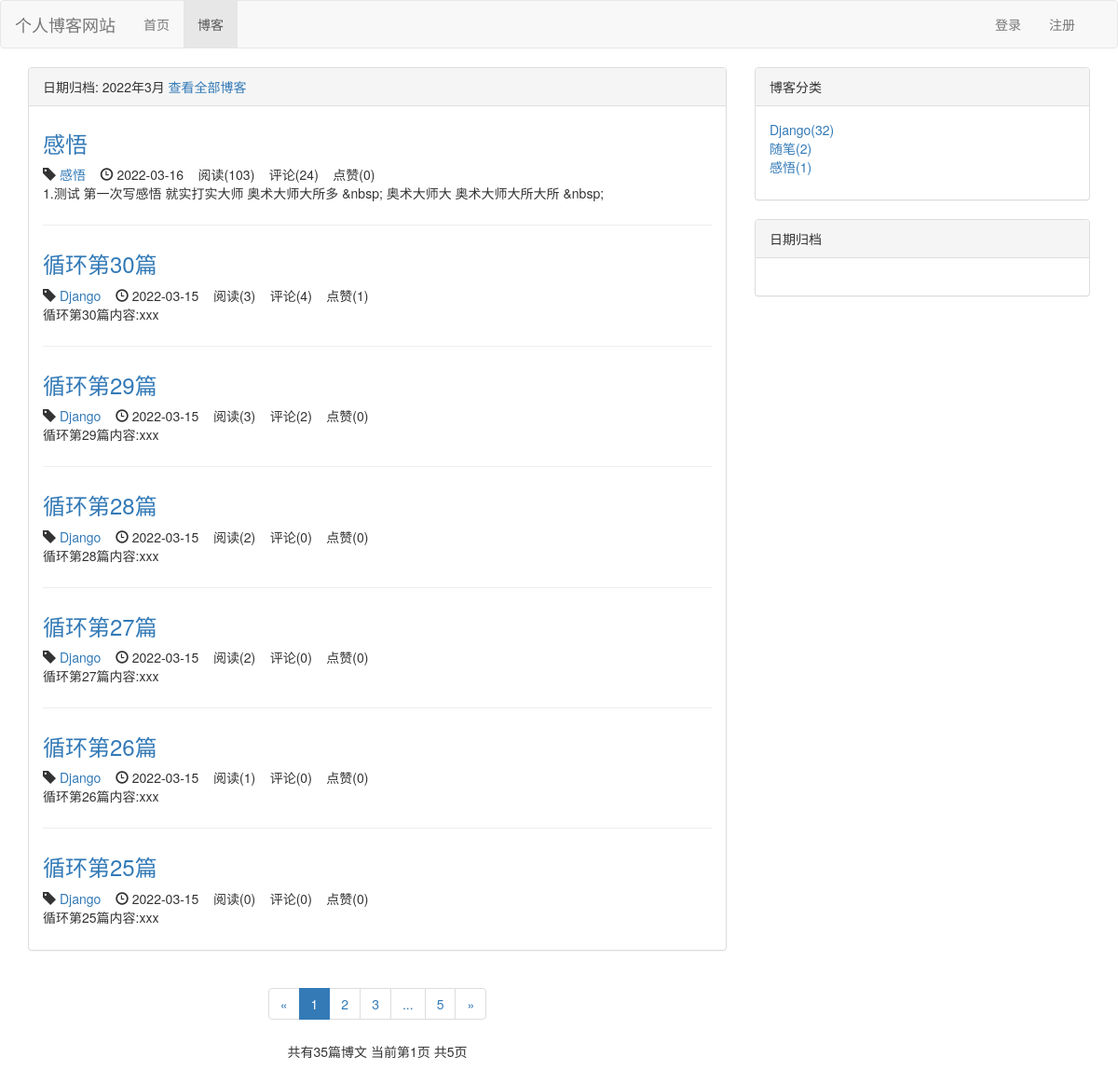
Page /blog/date/2022/3 on the committed database.
### blog/models.py (models this page shows, shortened)
class Blog(models.Model, ReadNumExpandMethod):
    title = models.CharField(max_length=50)
    blog_type = models.ForeignKey(BlogType, on_delete=models.CASCADE)
    content = RichTextUploadingField()
    author = models.ForeignKey(User, on_delete=models.CASCADE)
    create_time = models.DateTimeField(auto_now_add=True)
    last_update_time = models.DateTimeField(auto_now=True)
    read_details = GenericRelation(ReadDetail)
    class Meta:
        ordering = ["-create_time"]

class BlogType(models.Model):
    type_name = models.CharField(max_length=15)
    def __str__(self):
        return self.type_name

### read_statistics/models.py (models this page shows)
class ReadNum(models.Model):
    read_num = models.IntegerField(default=0)
    content_type = models.ForeignKey(ContentType, on_delete=models.DO_NOTHING)
    object_id = models.PositiveIntegerField()
    content_object = GenericForeignKey('content_type', 'object_id')

### likes/models.py (models this page shows)
class LikeCount(models.Model):
    content_type = models.ForeignKey(ContentType, on_delete=models.CASCADE)
    object_id = models.PositiveIntegerField()
    content_object = GenericForeignKey('content_type', 'object_id')
    like_num = models.IntegerField(default=0)

### blog/views.py (the view)
# urls.py: path('date/<int:year>/<int:month>', views.blogs_with_date, name='blogs_with_date'),
def blogs_with_date(request, year, month):
    blogs_all_list = Blog.objects.filter(create_time__year=year,
                                         create_time__month=month)
    context = get_blog_list_common_data(request, blogs_all_list)
    context['blogs_with_date'] = f"{year}年{month}月"
    context['blog_dates'] = Blog.objects.dates('create_time',
                                               'month',
                                               order='DESC')
    return render(request, 'blog/blogs_with_date.html', context)

### comment/templatetags/comment_tags.py (called while the page is built)
@register.simple_tag
def get_comment_count(obj):
    content_type = ContentType.objects.get_for_model(obj)
    return Comment.objects.filter(content_type=content_type,
                                  object_id=obj.pk,
                                  parent=None).count()

### likes/templatetags/likes_tags.py (called while the page is built)
@register.simple_tag
def get_like_count(obj):
    content_type = ContentType.objects.get_for_model(obj)
    like_count, created = LikeCount.objects.get_or_create(content_type=content_type, object_id=obj.pk)
    return like_count.like_num

### read_statistics/models.py (called while the page is built)
    def get_read_num(self):
        try:
            ct = ContentType.objects.get_for_model(self)
            readnum = ReadNum.objects.get(content_type=ct, object_id=self.pk)
            return readnum.read_num
        except exceptions.ObjectDoesNotExist:
            return 0

### user/context_processors.py (called while the page is built)
def login_modal_form(request):
    return {'login_modal_form': LoginForm()}

### blog/templates/blog/blogs_with_date.html (shortened to what this page needs)
{% extends 'blog/blog_list.html' %}
{% block blog_list_title %}
    日期归档: {{ blogs_with_date }}
    <a href="{% url 'blog_list' %}">查看全部博客</a>
{% endblock blog_list_title %}

### blog/templates/blog/blog_list.html (shortened to what this page needs)
{% extends 'base.html' %}
{% load staticfiles %}
{% load comment_tags %}
{% load likes_tags %}
{% block header_extends %}
    <link rel="stylesheet" href="{% static 'blog/blog.css' %}">
{% endblock header_extends %}
{% block nav_blog_active %}
active
{% endblock nav_blog_active %}
{% block content %}
<div class="container">
    <div class="row">
        <div class="col-xs-12 col-sm-8 col-md-8">
            <div class="panel panel-default">
                <div class="panel-heading">
                    {% block blog_list_title %}{% endblock blog_list_title %}
                </div>
                <div class="panel-body">
                    {% for blog in blogs %}
                        <div class="blog">
                            <h3>
                                <a href="{% url 'blog_detail' blog.pk %}">{{ blog.title }}</a>
                            </h3>
                            <p class="blog-info">
                                <span class="glyphicon glyphicon-tag"></span> <a href="{% url 'blogs_with_type' blog.blog_type.pk %}">{{ blog.blog_type }}</a>
                                <span class="glyphicon glyphicon-time"></span> {{ blog.create_time|date:"Y-m-d" }}
                                &nbsp;&nbsp;
                                阅读({{ blog.get_read_num }})
                                &nbsp;&nbsp;
                                评论({% get_comment_count blog %})
                                &nbsp;&nbsp;
                                点赞({% get_like_count blog %})
                            </p>
                            <p>{{ blog.content|striptags|truncatechars:120 }}</p>
                        </div>
                    {% empty %}
                        <p>暂无博客 敬请期待</p>
                    {% endfor %}
                </div>
            </div>
            <div class="paginator">
                <ul class="pagination">
                    <li>
                    {% if page_of_blogs.has_previous %}
                        <a href="?page={{ page_of_blogs.previous_page_number }}" aria-label="Previous">
                            <span aria-hidden="true">&laquo;</span>
                        </a>
                    {% else %}
                        <span aria-hidden="true">&laquo;</span>
                    {% endif %}
                    </li>
                    {% for page_num in page_range %}
                        {% if page_num == page_of_blogs.number %}
                            <li class="active"><a href="?page={{ page_num }}">{{ page_num }}</a></li>
                        {% else %}
                            {% if page_num == '...' %}
                                <li><span>{{ page_num }}</span></li>
                            {% else %}
                                <li><a href="?page={{ page_num }}">{{ page_num }}</a></li>
                            {% endif %}
                        {% endif %}
                    {% endfor %}
                    <li>
                    {% if page_of_blogs.has_next %}
                        <a href="?page={{ page_of_blogs.next_page_number }}" aria-label="Next">
                            <span aria-hidden="true">&raquo;</span>
                        </a>
                    {% else %}
                        <span aria-hidden="true">&raquo;</span>
                    {% endif %}
                    </li>
                </ul>
                <p>共有{{ page_of_blogs.paginator.count }}篇博文
                   当前第{{ page_of_blogs.number }}页
                   共{{ page_of_blogs.paginator.num_pages  }}页
                </p>
            </div>
        </div>
        <div class="hidden-xs col-sm-4 col-md-4">
            <div class="panel panel-default">
                <div class="panel-heading">博客分类</div>
                <div class="panel-body">
                    <ul class="blog-types">
                        {% for blog_type in blog_types %}
                            <li>
                                <a href="{% url 'blogs_with_type' blog_type.pk %}">
                                    {{ blog_type.type_name }}({{ blog_type.blog_count }})
                                </a>
                            </li>
                        {% empty %}
                            <li>暂无分类</li>
                        {% endfor %}
                    </ul>
                </div>
              </div>
            <div class="panel panel-default">
                <div class="panel-heading">日期归档</div>
                <div class="panel-body">
                </div>
            </div>
        </div>
    </div>
</div>
{% endblock content %}

### static/css/base.css (style rules this page uses)
* { margin: 0; padding: 0; }
ul { list-style-type: none; }

### blog/static/blog/blog.css (style rules this page uses)
ul.blog-types { list-style-type: none; }
div.blog:not(:last-child) { margin-bottom: 2em; padding-bottom: 1em; border-bottom: 1px solid #eee; }
div.blog h3 { margin-top: 0.5em; }
div.blog p.blog-info { margin-bottom: 0; }
div.paginator { text-align: center; }

### rows in the picture
Blog: title "感悟", blog_type "感悟", create_time "2022-03-16", get_read_num "103", id "24", id.like_num "0", content "1.测试 第一次写感悟 就实打实大师 奥术大师大所多 &nbsp; 奥术大师大 奥术大师大所大所 &nbsp;"
Blog: title "循环第30篇", blog_type "Django", create_time "2022-03-15", get_read_num "3", id "4", id.like_num "1", content "循环第30篇内容:xxx"
Blog: title "循环第29篇", blog_type "Django", create_time "2022-03-15", get_read_num "3", id "2", id.like_num "0", content "循环第29篇内容:xxx"
Blog: title "循环第28篇", blog_type "Django", create_time "2022-03-15", get_read_num "2", id "0", id.like_num "0", content "循环第28篇内容:xxx"
Blog: title "循环第27篇", blog_type "Django", create_time "2022-03-15", get_read_num "2", id "0", id.like_num "0", content "循环第27篇内容:xxx"
Blog: title "循环第26篇", blog_type "Django", create_time "2022-03-15", get_read_num "1", id "0", id.like_num "0", content "循环第26篇内容:xxx"
Blog: title "循环第25篇", blog_type "Django", create_time "2022-03-15", get_read_num "0", id "0", id.like_num "0", content "循环第25篇内容:xxx"
BlogType: type_name "Django", blog_count "32"
BlogType: type_name "随笔", blog_count "2"
BlogType: type_name "感悟", blog_count "1"

### other values in the picture
{{ blogs_with_date }} "2022年3月"
{{ page_num }} "1"
{{ page_num }} "2" "3" "5"
{{ page_num }} "..."
{{ page_of_blogs.paginator.count }} "35"
{{ page_of_blogs.number }} "1"
{{ page_of_blogs.paginator.num_pages }} "5"
